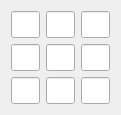
    <widget class="QWidget" name="verticalLayoutWidget_7">
     <property name="geometry">
      <rect>
       <x>290</x>
       <y>140</y>
       <width>121</width>
       <height>111</height>
      </rect>
     </property>
     <layout class="QVBoxLayout" name="verticalLayout_7">
      <item>
       <layout class="QHBoxLayout" name="horizontalLayout_17">
        <item>
         <widget class="QLineEdit" name="le_3_6">
          <property name="sizePolicy">
           <sizepolicy hsizetype="Expanding" vsizetype="Expanding">
            <horstretch>0</horstretch>
            <verstretch>0</verstretch>
           </sizepolicy>
          </property>
          <property name="font">
           <font>
            <pointsize>12</pointsize>
           </font>
          </property>
          <property name="mouseTracking">
           <bool>true</bool>
          </property>
          <property name="focusPolicy">
           <enum>Qt::ClickFocus</enum>
          </property>
          <property name="contextMenuPolicy">
           <enum>Qt::NoContextMenu</enum>
          </property>
          <property name="acceptDrops">
           <bool>false</bool>
          </property>
          <property name="alignment">
           <set>Qt::AlignCenter</set>
          </property>
         </widget>
        </item>
        <item>
         <widget class="QLineEdit" name="le_3_7">
          <property name="sizePolicy">
           <sizepolicy hsizetype="Expanding" vsizetype="Expanding">
            <horstretch>0</horstretch>
            <verstretch>0</verstretch>
           </sizepolicy>
          </property>
          <property name="font">
           <font>
            <pointsize>12</pointsize>
           </font>
          </property>
          <property name="mouseTracking">
           <bool>true</bool>
          </property>
          <property name="focusPolicy">
           <enum>Qt::ClickFocus</enum>
          </property>
          <property name="contextMenuPolicy">
           <enum>Qt::NoContextMenu</enum>
          </property>
          <property name="acceptDrops">
           <bool>false</bool>
          </property>
          <property name="alignment">
           <set>Qt::AlignCenter</set>
          </property>
         </widget>
        </item>
        <item>
         <widget class="QLineEdit" name="le_3_8">
          <property name="sizePolicy">
           <sizepolicy hsizetype="Expanding" vsizetype="Expanding">
            <horstretch>0</horstretch>
            <verstretch>0</verstretch>
           </sizepolicy>
          </property>
          <property name="font">
           <font>
            <pointsize>12</pointsize>
           </font>
          </property>
          <property name="mouseTracking">
           <bool>true</bool>
          </property>
          <property name="focusPolicy">
           <enum>Qt::ClickFocus</enum>
          </property>
          <property name="contextMenuPolicy">
           <enum>Qt::NoContextMenu</enum>
          </property>
          <property name="acceptDrops">
           <bool>false</bool>
          </property>
          <property name="alignment">
           <set>Qt::AlignCenter</set>
          </property>
         </widget>
        </item>
       </layout>
      </item>
      <item>
       <layout class="QHBoxLayout" name="horizontalLayout_18">
        <item>
         <widget class="QLineEdit" name="le_4_6">
          <property name="sizePolicy">
           <sizepolicy hsizetype="Expanding" vsizetype="Expanding">
            <horstretch>0</horstretch>
            <verstretch>0</verstretch>
           </sizepolicy>
          </property>
          <property name="font">
           <font>
            <pointsize>12</pointsize>
           </font>
          </property>
          <property name="mouseTracking">
           <bool>true</bool>
          </property>
          <property name="focusPolicy">
           <enum>Qt::ClickFocus</enum>
          </property>
          <property name="contextMenuPolicy">
           <enum>Qt::NoContextMenu</enum>
          </property>
          <property name="acceptDrops">
           <bool>false</bool>
          </property>
          <property name="alignment">
           <set>Qt::AlignCenter</set>
          </property>
         </widget>
        </item>
        <item>
         <widget class="QLineEdit" name="le_4_7">
          <property name="sizePolicy">
           <sizepolicy hsizetype="Expanding" vsizetype="Expanding">
            <horstretch>0</horstretch>
            <verstretch>0</verstretch>
           </sizepolicy>
          </property>
          <property name="font">
           <font>
            <pointsize>12</pointsize>
           </font>
          </property>
          <property name="mouseTracking">
           <bool>true</bool>
          </property>
          <property name="focusPolicy">
           <enum>Qt::ClickFocus</enum>
          </property>
          <property name="contextMenuPolicy">
           <enum>Qt::NoContextMenu</enum>
          </property>
          <property name="acceptDrops">
           <bool>false</bool>
          </property>
          <property name="alignment">
           <set>Qt::AlignCenter</set>
          </property>
         </widget>
        </item>
        <item>
         <widget class="QLineEdit" name="le_4_8">
          <property name="sizePolicy">
           <sizepolicy hsizetype="Expanding" vsizetype="Expanding">
            <horstretch>0</horstretch>
            <verstretch>0</verstretch>
           </sizepolicy>
          </property>
          <property name="font">
           <font>
            <pointsize>12</pointsize>
           </font>
          </property>
          <property name="mouseTracking">
           <bool>true</bool>
          </property>
          <property name="focusPolicy">
           <enum>Qt::ClickFocus</enum>
          </property>
          <property name="contextMenuPolicy">
           <enum>Qt::NoContextMenu</enum>
          </property>
          <property name="acceptDrops">
           <bool>false</bool>
          </property>
          <property name="alignment">
           <set>Qt::AlignCenter</set>
          </property>
         </widget>
        </item>
       </layout>
      </item>
      <item>
       <layout class="QHBoxLayout" name="horizontalLayout_19">
        <item>
         <widget class="QLineEdit" name="le_5_6">
          <property name="sizePolicy">
           <sizepolicy hsizetype="Expanding" vsizetype="Expanding">
            <horstretch>0</horstretch>
            <verstretch>0</verstretch>
           </sizepolicy>
          </property>
          <property name="font">
           <font>
            <pointsize>12</pointsize>
           </font>
          </property>
          <property name="mouseTracking">
           <bool>true</bool>
          </property>
          <property name="focusPolicy">
           <enum>Qt::ClickFocus</enum>
          </property>
          <property name="contextMenuPolicy">
           <enum>Qt::NoContextMenu</enum>
          </property>
          <property name="acceptDrops">
           <bool>false</bool>
          </property>
          <property name="alignment">
           <set>Qt::AlignCenter</set>
          </property>
         </widget>
        </item>
        <item>
         <widget class="QLineEdit" name="le_5_7">
          <property name="sizePolicy">
           <sizepolicy hsizetype="Expanding" vsizetype="Expanding">
            <horstretch>0</horstretch>
            <verstretch>0</verstretch>
           </sizepolicy>
          </property>
          <property name="font">
           <font>
            <pointsize>12</pointsize>
           </font>
          </property>
          <property name="mouseTracking">
           <bool>true</bool>
          </property>
          <property name="focusPolicy">
           <enum>Qt::ClickFocus</enum>
          </property>
          <property name="contextMenuPolicy">
           <enum>Qt::NoContextMenu</enum>
          </property>
          <property name="acceptDrops">
           <bool>false</bool>
          </property>
          <property name="alignment">
           <set>Qt::AlignCenter</set>
          </property>
         </widget>
        </item>
        <item>
         <widget class="QLineEdit" name="le_5_8">
          <property name="sizePolicy">
           <sizepolicy hsizetype="Expanding" vsizetype="Expanding">
            <horstretch>0</horstretch>
            <verstretch>0</verstretch>
           </sizepolicy>
          </property>
          <property name="font">
           <font>
            <pointsize>12</pointsize>
           </font>
          </property>
          <property name="mouseTracking">
           <bool>true</bool>
          </property>
          <property name="focusPolicy">
           <enum>Qt::ClickFocus</enum>
          </property>
          <property name="contextMenuPolicy">
           <enum>Qt::NoContextMenu</enum>
          </property>
          <property name="acceptDrops">
           <bool>false</bool>
          </property>
          <property name="alignment">
           <set>Qt::AlignCenter</set>
          </property>
         </widget>
        </item>
       </layout>
      </item>
     </layout>
    </widget>
